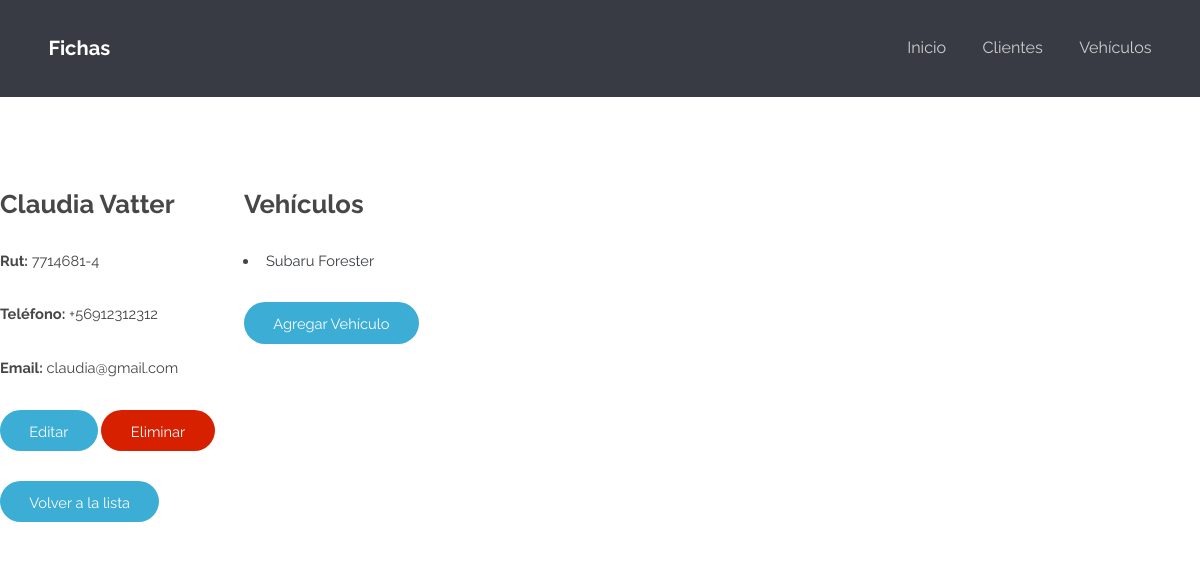
Page /fichas/clientes/2/ on the earlier database version.
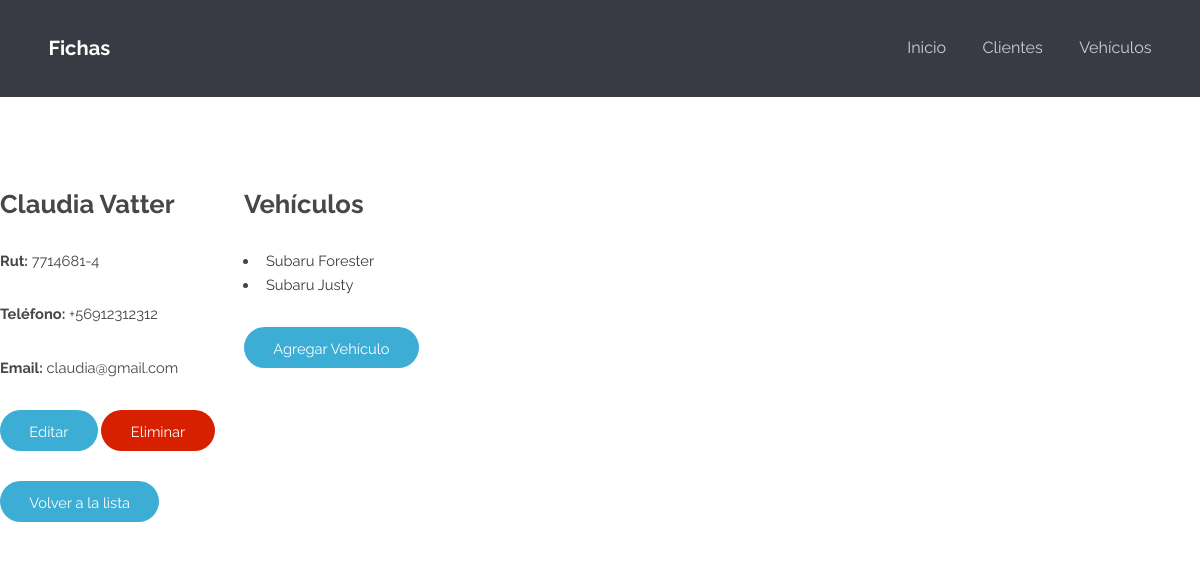
Same page on the later database version.
### fichas/models.py (models this page shows, shortened)
class Vehiculo(models.Model):
	id_cliente	= models.ForeignKey('Cliente', blank = True, null = True, on_delete = models.SET_NULL, verbose_name='Dueño')
	patente		= models.CharField(max_length = 6)
	vin 		= models.CharField(max_length = 20, blank = True, null = True)
	marca		= models.CharField(max_length = 40)
	modelo		= models.CharField(max_length = 40)
	kilometraje	= models.PositiveIntegerField()
	anyo		= models.PositiveIntegerField(null = True)
	def get_absolute_url(self):
		return reverse("fichas:vehiculo-detail", kwargs={"id": self.id})

### fichas/views.py (the view)
# urls.py: path('clientes/<int:id>/', cliente_detail_view, name='cliente-detail'),
def cliente_detail_view(request, id):
	obj = get_object_or_404(Cliente, id=id)
	vehiculos = Vehiculo.objects.all().filter(id_cliente=id)
	context = {
		"object": obj,
		"vehiculos_list": vehiculos
	}
	return render(request, "clientes/cliente_detail.html", context)

### fichas/templates/clientes/cliente_detail.html
{% extends 'fichas/base.html' %}
{% block content %}
<div class="row">
	<div class="column">
		<h2> {{ object.nombre }} </h2>
		<p> <b>Rut:</b> {{ object.rut }} </p>
		<p> <b>Teléfono:</b> {{ object.telefono }} </p>
		<p> <b>Email:</b> {{ object.email }} </p>
		<p><input type="button" onclick="location.href='./editar/';" value="Editar" /> <input type="button" class="red" onclick="location.href='./eliminar/';" value="Eliminar" /></p>
		<p><input type="button" onclick="location.href='../';" value="Volver a la lista" /></p>
	</div>
	<div class="column">
		<h2>Vehículos</h2>
		{% if vehiculos_list %}
			<ul>
			{% for instance in vehiculos_list %}
				<li>
					<a href='{{ instance.get_absolute_url }}'>{{ instance.marca }} {{ instance.modelo }}</a>
				</li>
			{% endfor %}
			</ul>
		{% else %}
			<p>Este cliente no tiene vehículos.</p>
		{% endif %}
		<p><input type="button" onclick="location.href='../../vehiculos/crear?cliente={{ object.id }}';" value="Agregar Vehículo" /></p>
	</div>
</div>
{% endblock %}

Differences in the rows shown:
added Vehiculo: marca "Subaru", modelo "Justy"
